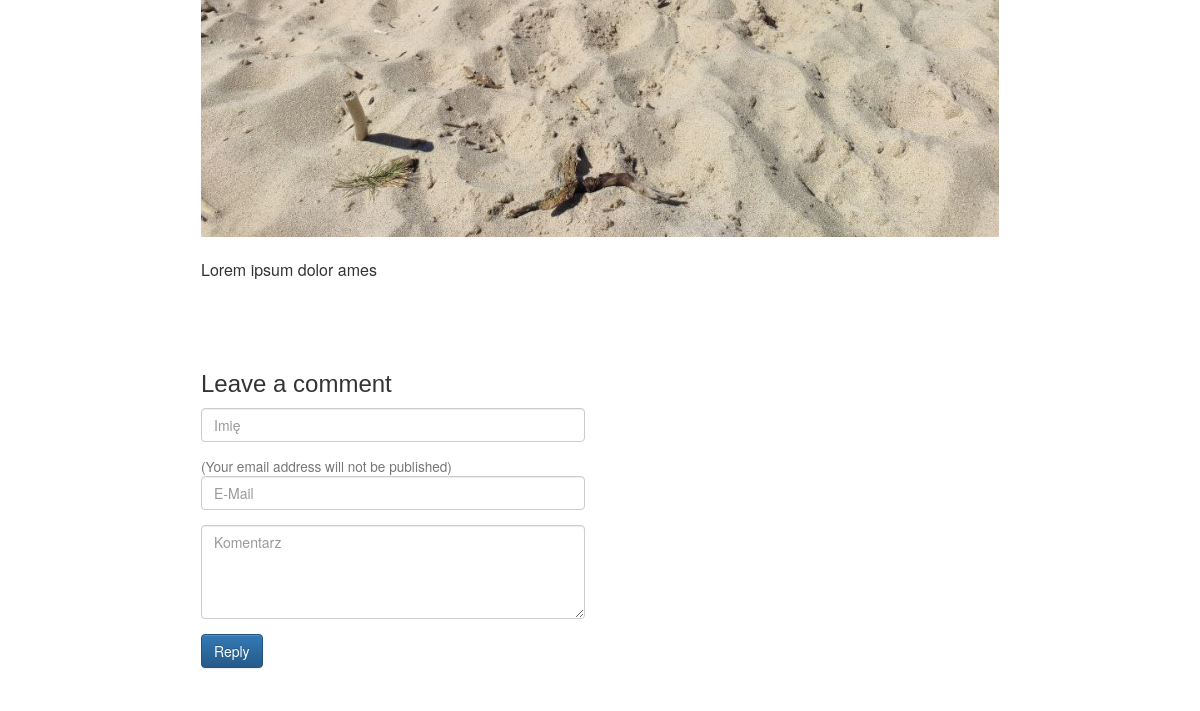
The page /post/8/ (lower part) on the database as committed earlier.
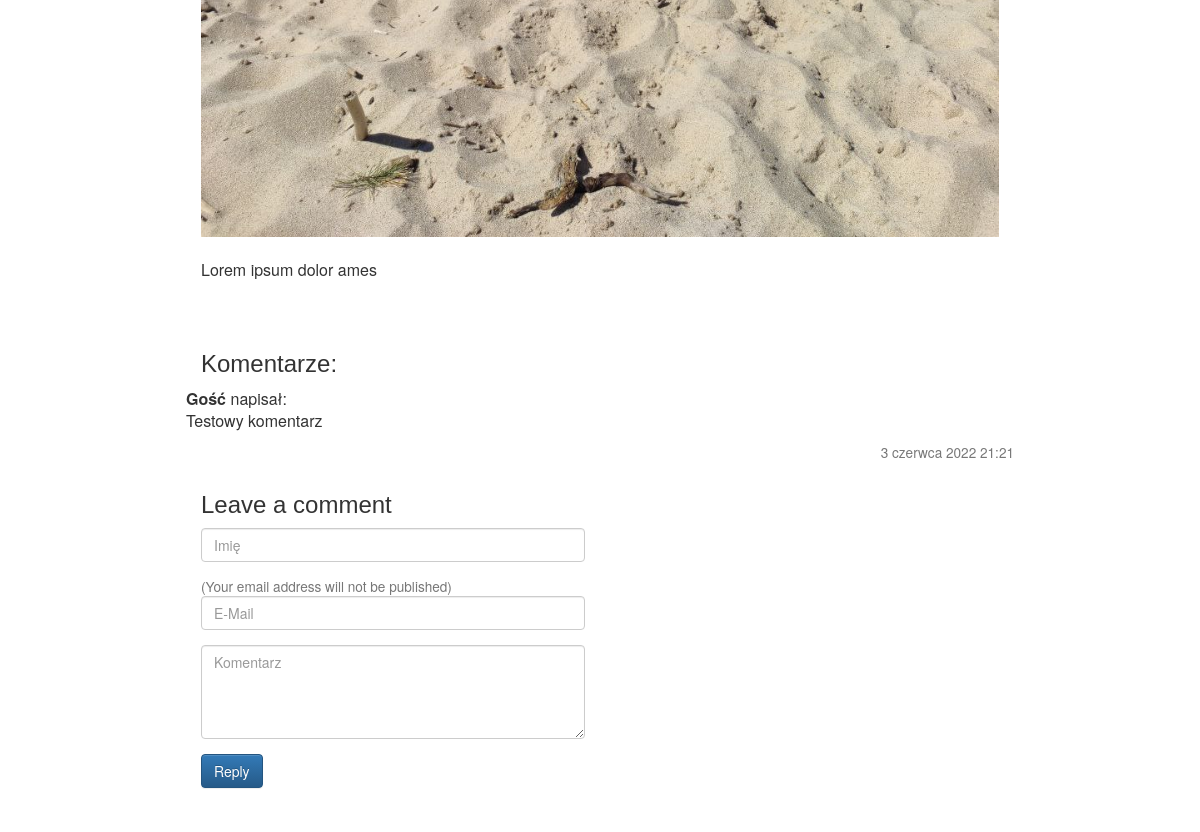
The same page on the database as committed later.
### blog/models.py (models this page shows, shortened)
class Comment(models.Model):
    name = models.CharField(max_length=50)
    email = models.EmailField(max_length=100)
    content = models.TextField()
    post = models.ForeignKey(Post, on_delete=models.CASCADE)
    created = models.DateTimeField(auto_now_add=True)
    class Meta:
        ordering = ('-created',)

### blog/views.py (the view, shortened to what this page needs)
# urls.py: path('post/<int:pk>/', views.post_detail, name='post_detail'),
def post_detail(request, pk):
    post = get_object_or_404(Post, pk=pk)
    try:
        comments = get_list_or_404(Comment, post_id=pk)
    except:
        pass
    form = CommentForm(request.POST)
    try:
        return render(request, 'blog/post_detail.html', {'post': post, 'comments': comments})
    except UnboundLocalError:
        return render(request, 'blog/post_detail.html', {'post': post})

### blog/templates/blog/post_detail.html (shortened to what this page needs)
{% extends 'blog/base.html' %}
{% block content %}
    <div class="post">
        <img src="{{ post.image.url }}" class="rounded fit-article" alt="{{post.title}}">
        <br>
        <br>
        <p>{{ post.text|linebreaksbr }}</p>
    </div>
  {% if comments %}
  <h3>Komentarze: </h3>
  <div class="row mt-5">
    {% for comment in comments %}
    <div class="col-lg-12 offset-lg-3 mt-2">
      <div class="card p-2">
        <div class="row">
          <div class="col-12">
            <strong>{{ comment.name }}</strong> napisał:
          </div>
          <div class="col-12">
            <p class="m-1 mt-3">{{ comment.content }}</p>
            <p class="text-right text-muted"><small>{{ comment.created }}</small></p>
          </div>
        </div>
      </div>
    </div>
    {% endfor %}
  </div>
  {% endif %}
  <div class="row mt-5">
    <div class="col-lg-6 offset-lg-3">
      <h3>Leave a comment</h3>
      <form method='POST'>
        <div class="form-group">
          <input type="text" class="form-control {% if form.name.errors %}is-invalid{% endif %}" id="id_name"
            name="name" value="{{ form.name.value|default:'' }}" placeholder="Imię">
        </div>
        <div class="form-group">
          <span class="text-muted"><small>(Your email address will not be published)</small></span>
          <input type="text" class="form-control {% if form.email.errors %}is-invalid{% endif %}" id="id_email"
            name="email" value="{{ form.email.value|default:'' }}" placeholder="E-Mail">
        </div>
        <div class="form-group">
          <textarea class="form-control {% if form.content.errors %}is-invalid{% endif %}" id="id_content"
            name="content" rows="4" placeholder="Komentarz">{{ form.content.value|default:'' }}</textarea>
        </div>
        <button class="btn btn-primary ml-2" type="submit">Reply</button>
      </form>
    </div>
  </div>
</div>
{% endblock %}

Rows that differ between the two databases and show on the page:
added Comment: name "Gość", content "Testowy komentarz", created "3 czerwca 2022 21:21"
Other text that changed with them:
text now shown: "Komentarze:"
